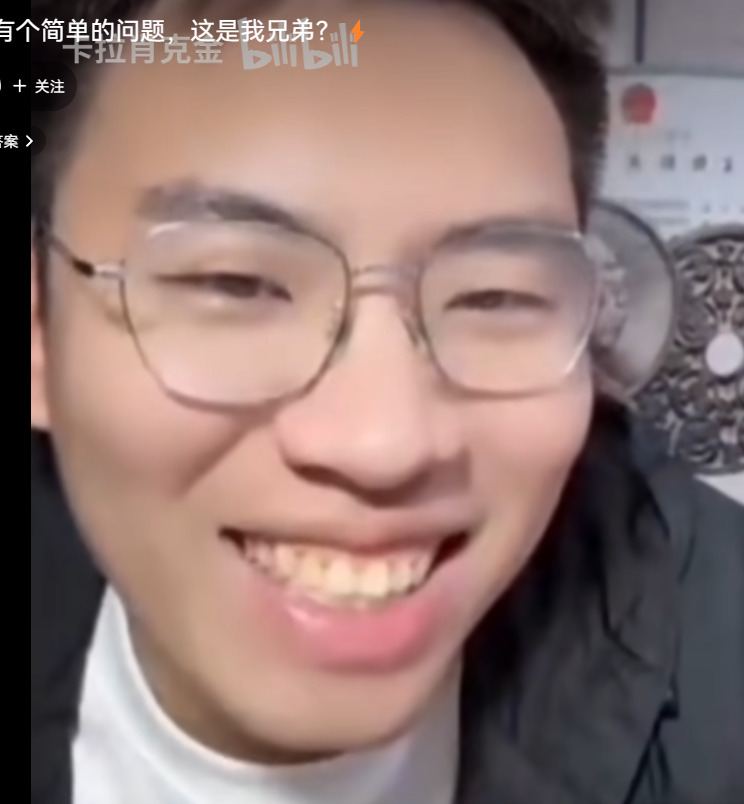
#> input picture Python data/python/python beginning/face recognition coursework studying/Face recognition/xgxym.10.png, 744 x 804 px
$ python 'L11-2 image graying compute and binaryzation.py'
#> lines starting #> are read from the running program, lines starting #| are printed output that depends on the picture; after the words box and inside, x2 and y2 are one past the last pixel; in counts of white or black regions, pixels touching at a corner belong together
# 小枫
# @Time : 2024/3/19 8:23
# @Author : 小贤
# @Version :3.11.4
# @IDE : PyCharm
# @Project : python

import cv2
# import a picture
img = cv2.imread('xgxym.10.png')
#> img is the input picture: shape (804, 744, 3); mean B, G, R 113.2, 117.4, 142
# img = cv2.imread('xgxym.10.png', 1)
# First way
grey_img = cv2.imread('xgxym.10.png', 0)  # adopt mean to graying
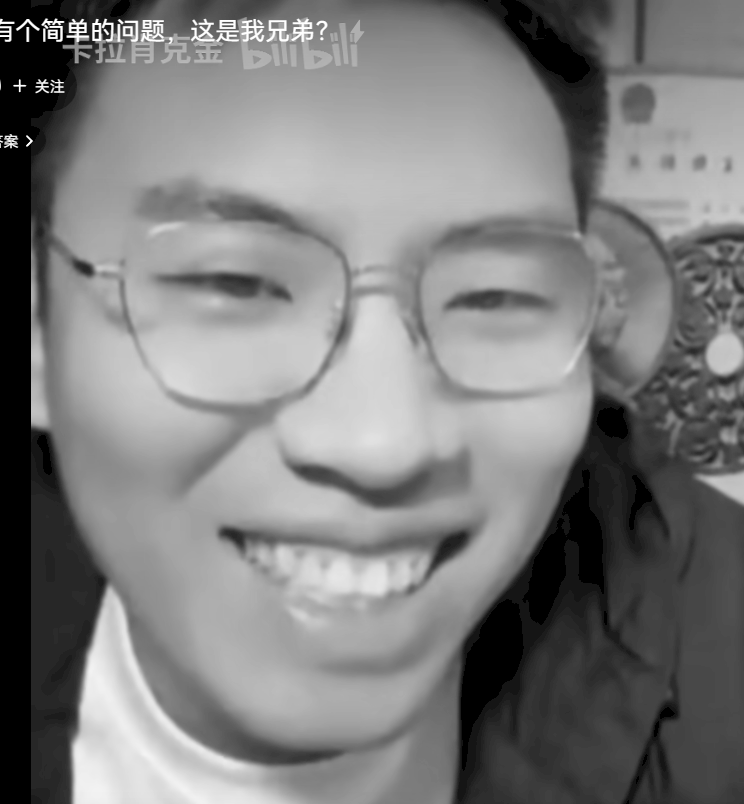
#> grey_img: shape (804, 744); min 0, max 255, mean 125

# Second way
# gray_img = cv2.cvtColor(img, cv2.COLOR_BGR2GRAY)
# binaryzation of picture. Returning two value: first is threshold, second is the image of binaryzation.
# tre_value, binary_img = cv2.threshold(grey_img, 80, 255, cv2.THRESH_BINARY)
# print(tre_value)

# adopt OTSU algorithm: -for automatic gain the great threshold
tre_value, binary_img = cv2.threshold(grey_img, 0, 255, cv2.THRESH_BINARY + cv2.THRESH_OTSU)
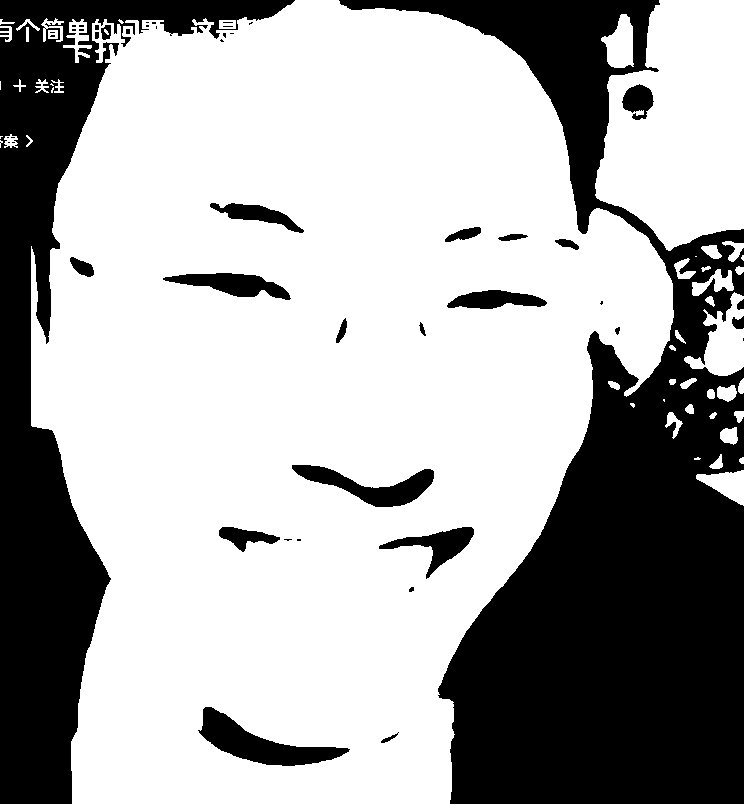
#> binary_img: shape (804, 744); 66.7% white; 51 black regions (25 under 20 px), largest, box (x1, y1, x2, y2) and area: (339, 0, 744, 804) 124617, (0, 0, 295, 804) 60058, (198, 707, 350, 766) 3405
#> tre_value = 105
print(tre_value)
#| 105.0
cv2.imshow('xiang', binary_img)
cv2.waitKey(0)
cv2.destroyAllWindows()
